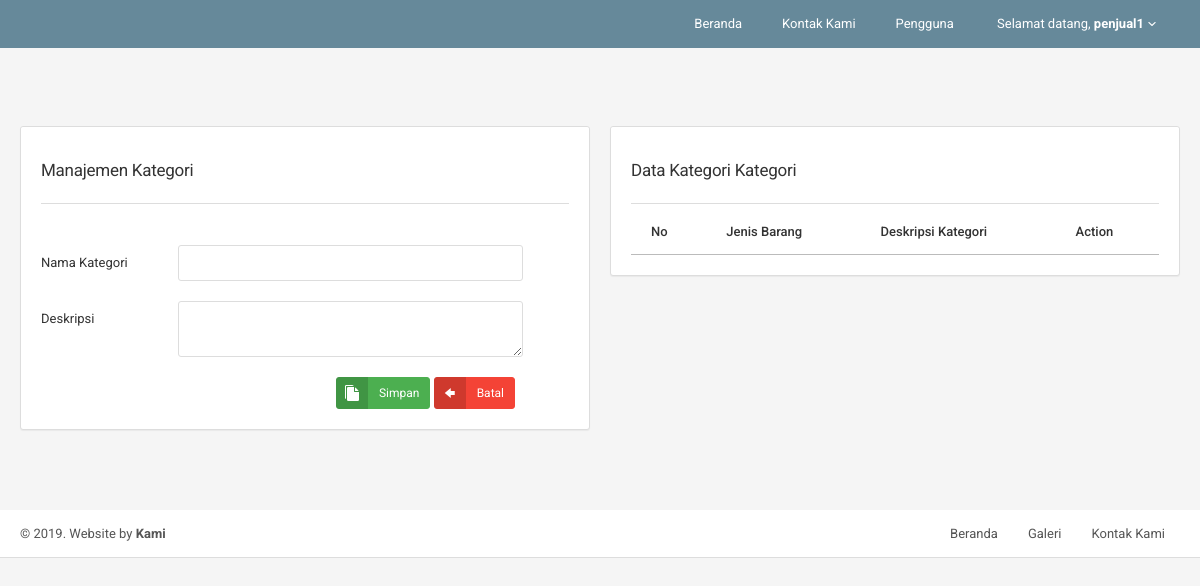
Page /home/kategori_barang.php (signed in) on the earlier database version.
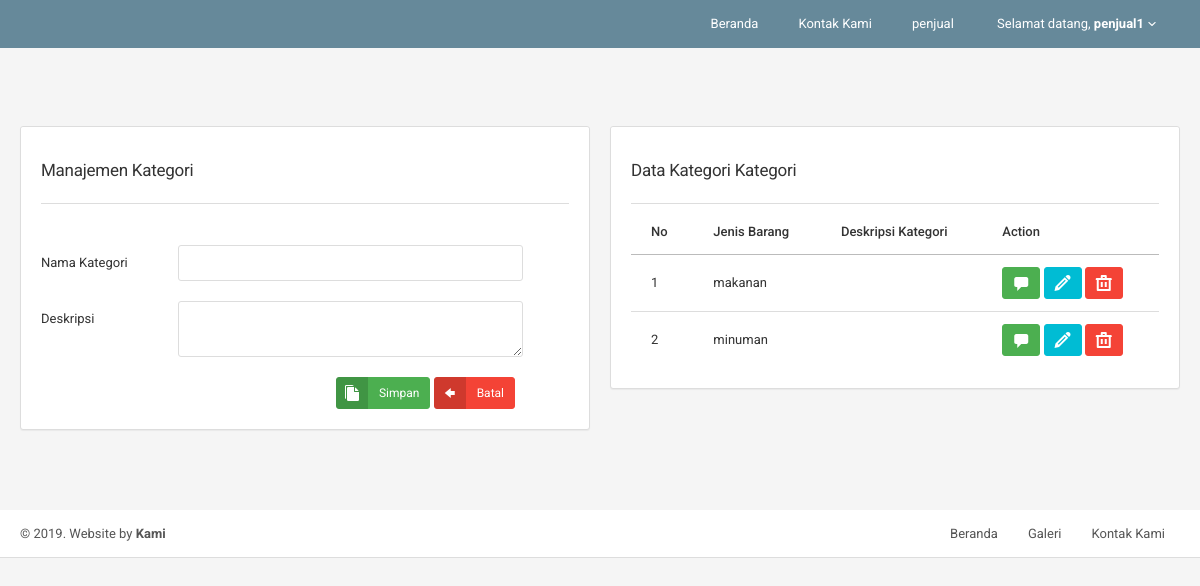
Same page on the later database version.
### tables this page shows
CREATE TABLE `kategori_barang` (
  `id` int(11) NOT NULL AUTO_INCREMENT,
  `jenis_barang` varchar(255) DEFAULT NULL,
  `deskripsi` text,
  `id_user` int(11) DEFAULT NULL,
  PRIMARY KEY (`id`)
);

### home/kategori_barang.php (the view, shortened to what this page needs)
<?php
	require_once("../proses/connection.php");
	require '../template/header.php';
	require '../template/menu.php';
?>
<div class="content" style="padding-top: 80px;">
	<div class="row">
		<div class="col-md-6">
			<div class="panel panel-flat">
				<div class="panel-heading">
					<div class="panel-title"><h5>Manajemen Kategori</h5><hr></div>
				</div>
				<div class="panel-body">
					<form class="form-horizontal form-validate form-wysiwyg" action="" method="post" enctype="multipart/form-data">
						<div class="form-group">
							<label class="col-lg-3 control-label">Nama Kategori</label>
							<div class="col-lg-8">
								<input type="text" name="nm_kategori" id="nm_kategori" class="form-control">
							</div>
						</div>
						<div class="form-group">
							<label class="col-lg-3 control-label">Deskripsi</label>
							<div class="col-lg-8">
								<textarea class="form-control" name="ds_k" id="ds_k"></textarea>
							</div>
						</div>
						<div class="text-right col-lg-11">
							<button type="submit" value="Upload Image" name="submit" class="btn btn-success btn-labeled btn-xs">
							<b><i class="icon-files-empty2"></i></b> Simpan</button>
							<button type="reset" class="btn btn-danger btn-labeled btn-xs" href="">
							<b><i class="icon-arrow-left13"></i></b> Batal</button>
						</div>
					</form>
				</div>
			</div>
		</div>
		<div class="col-md-6">
			<div class="panel panel-flat">
				<div class="panel-heading">
					<div class="panel-title"><h5>Data Kategori Kategori</h5><hr></div>
				</div>
				<div class="panel-body">
					<table id="myTable" class="table table-hover" style="margin-top: -35px;">
						<thead>
							<tr>
								<th>No</th>
								<th>Jenis Barang</th>
								<th>Deskripsi Kategori</th>
								<th>Action</th>
							</tr>
						</thead>
						<tbody>
							<?php
								$sqll = mysqli_query($konek,"SELECT * FROM kategori_barang");
								$xo = 1; while ($hasil = mysqli_fetch_array($sqll)) {
							?>
							<tr>
								<td><?php echo $xo; ?></td>
								<td><?php echo $hasil['jenis_barang']; ?></td>
								<td><?php echo $hasil['deskripsi']; ?></td>
								<td>
									<a class="btn btn-success btn-xs" onclick="">
									<b><i class="icon-comment"></i></b>
									</a>
									<a class="btn btn-info btn-xs" href="" data-tog="tooltip" title="Update">
										<b><i class="icon-pencil"></i></b>
									</a>
									<a class="btn btn-danger btn-xs" href="" data-tog="tooltip" title="Delete">
										<b><i class="icon-trash"></i></b>
									</a>
								</td>
							</tr>
							<?php $xo++;} ?>
						</tbody>
					</table>
				</div>
			</div>
		</div>
	</div>
</div>
<?php require '../template/footer.php'; ?>

### template/menu.php (shortened to what this page needs)
<div class="navbar navbar-inverse navbar-fixed-top" style="background-color: #66899a; border-color: #66899a;">
	<?php if (isset($_SESSION['username'])) { ?>
	<div class="navbar-collapse collapse" id="navbar-mobile">
		<ul class="nav navbar-nav navbar-right">
			<li class="dropdown">
				<a href="../home/welcome" style="padding: 13px 20px;" class='dropdown-toggle'>Beranda</a>
			</li>
			<li class="dropdown">
				<a href="../home/kontak_kami" style="padding: 13px 20px;" class='dropdown-toggle'>Kontak Kami</a>
			</li>
			<?php if ($_SESSION['aksesm'] == '1') { ?>
				<li class="dropdown">
					<a href="../home/pengguna" style="padding: 13px 20px;" class='dropdown-toggle'>Pengguna</a>
				</li>
			<?php } ?>
			<?php if ($_SESSION['aksesm'] == '2') { ?>
				<li class="dropdown">
					<a href="" style="padding: 13px 20px;" class='dropdown-toggle' data-toggle="dropdown">penjual</a>
				</li>
			<?php } ?>
			<li class="dropdown dropdown-user">
				<a href="#" style="padding: 13px 20px;" class='dropdown-toggle' data-toggle="dropdown" aria-expanded="false">
					Selamat datang, <strong><?php echo $_SESSION['username'] ?></strong><i class="caret"></i>
				</a>
			</li>
		</ul>
	</div>
	<?php } ?>
</div>
<div class="navbar navbar-default" id="navbar-second">
</div>

Differences in the rows shown:
added kategori_barang: jenis_barang "makanan"
added kategori_barang: jenis_barang "minuman"
Other differences:
text no longer shown: "Pengguna"
text now shown: "penjual"
